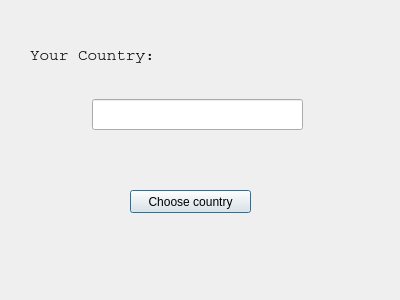
<?xml version="1.0" encoding="UTF-8"?>
<ui version="4.0">
 <class>Dialog</class>
 <widget class="QDialog" name="Dialog">
  <property name="geometry">
   <rect>
    <x>0</x>
    <y>0</y>
    <width>400</width>
    <height>300</height>
   </rect>
  </property>
  <property name="windowTitle">
   <string>Dialog</string>
  </property>
  <widget class="QLineEdit" name="lineEditcountry">
   <property name="geometry">
    <rect>
     <x>92</x>
     <y>99</y>
     <width>211</width>
     <height>31</height>
    </rect>
   </property>
  </widget>
  <widget class="QLabel" name="label">
   <property name="geometry">
    <rect>
     <x>30</x>
     <y>40</y>
     <width>161</width>
     <height>31</height>
    </rect>
   </property>
   <property name="font">
    <font>
     <family>Courier</family>
     <pointsize>12</pointsize>
    </font>
   </property>
   <property name="text">
    <string>Your Country:</string>
   </property>
  </widget>
  <widget class="QPushButton" name="pushButtoncountry">
   <property name="geometry">
    <rect>
     <x>130</x>
     <y>190</y>
     <width>121</width>
     <height>23</height>
    </rect>
   </property>
   <property name="font">
    <font>
     <family>Arial</family>
    </font>
   </property>
   <property name="text">
    <string>Choose country</string>
   </property>
  </widget>
 </widget>
 <resources/>
 <connections/>
</ui>
